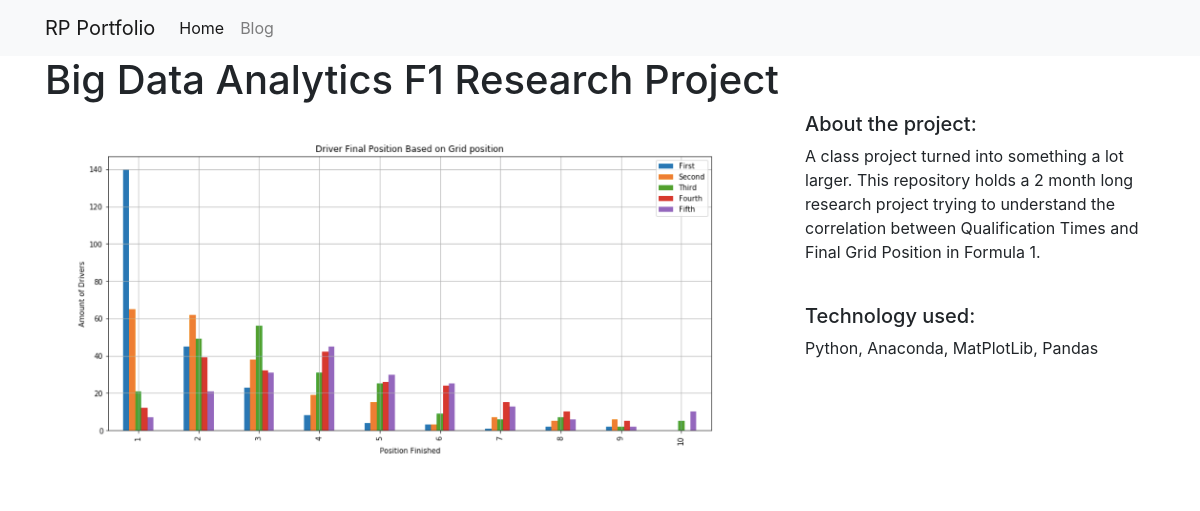
/projects/1/, run on the app's committed database.
### projects/models.py (models this page shows)
class Projects(models.Model):
    title = models.CharField(max_length=100)
    description = models.TextField()
    technology = models.CharField(max_length=20)
    image = models.FilePathField(path='/img')

### projects/views.py (the view)
# urls.py: path('<int:pk>/', views.project_detail, name='project_detail'),
def project_detail(request, pk):
    project = Projects.objects.get(pk=pk)
    context = {"project": project}
    return render(request, "project_detail.html", context)

### projects/templates/project_detail.html
{% extends "base.html" %}
{% load static %}
{% block page_content %}
<h1>{{ project.title }}</h1>
<div class="row">
    <div class="col-md-8">
        <img src="{% static project.image %}" alt="" width="100%">
    </div>
    <div class="col-md-4">
        <h5>About the project:</h5>
        <p>{{ project.description }}</p>
        <br>
        <h5>Technology used:</h5>
        <p>{{ project.technology }}</p>
    </div>
</div>
{% endblock %}

### personal_portfolio/templates/base.html (shortened to what this page needs)
<link rel="stylesheet" href="https://stackpath.bootstrapcdn.com/bootstrap/4.1.3/css/bootstrap.min.css">
<nav class="navbar navbar-expand-lg navbar-light bg-light">
    <div class="container">
        <a class="navbar-brand" href="{% url 'project_index' %}">RP Portfolio</a>
        <div class="collapse navbar-collapse" id="navbarSupportedContent">
          <ul class="navbar-nav mr-auto">
            <li class="nav-item active">
              <a class="nav-link" href="{% url 'project_index' %}">Home</a>
            </li>
            <li class="nav-item">
              <a class="nav-link" href="{% url 'blog_index' %}">Blog</a>
            </li>
          </ul>
        </div>
    </div>
</nav>
<div class="container">
    {% block page_content %}{% endblock %}
</div>

### data on the page
Projects: title "Big Data Analytics F1 Research Project", image (picture), description "A class project turned into something a lot larger. This repository holds a 2 month long research project trying to understand the correlation between Qualification Times and Final Grid Position in Formula 1.", technology "Python, Anaconda, MatPlotLib, Pandas"
